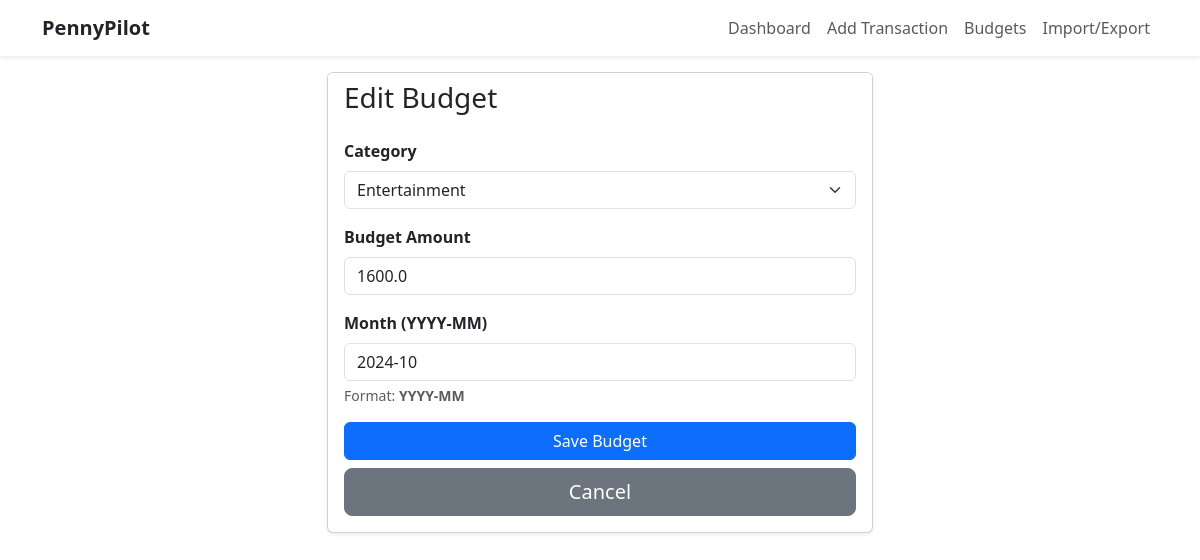
The page /edit_budget/1 on the database its author committed.
### models/models.py (models this page shows, shortened)
class Budget(db.Model):
    id = db.Column(db.Integer, primary_key=True)
    category_id = db.Column(db.Integer, db.ForeignKey('category.id'), nullable=False)
    amount = db.Column(db.Float, nullable=False)
    month = db.Column(db.String(7), nullable=False)  # Format: 'YYYY-MM'
    category = db.relationship('Category', backref=db.backref('budgets', lazy=True))

### app.py (the view, shortened to what this page needs)
@app.route('/edit_budget/<int:budget_id>', methods=['GET', 'POST'])
def edit_budget(budget_id):
    budget = Budget.query.get_or_404(budget_id)
    form = BudgetForm(obj=budget)
    return render_template('edit_budget.html', form=form, budget=budget)

### forms/forms.py
class BudgetForm(FlaskForm):
    category = SelectField('Category', coerce=int, validators=[DataRequired()])
    amount = FloatField('Budget Amount', validators=[DataRequired(), NumberRange(min=0.0)])
    month = StringField('Month (YYYY-MM)', validators=[DataRequired(), Length(min=7, max=7)])  # Format: 'YYYY-MM'
    submit = SubmitField('Save Budget')
    def __init__(self, *args, **kwargs):
        super(BudgetForm, self).__init__(*args, **kwargs)
        self.category.choices = [
            (c.id, c.name) for c in Category.query.filter_by(type='Expense').order_by('name')
        ]

### templates/edit_budget.html (shortened to what this page needs)
{% extends "base.html" %}
{% block content %}
<div class="row justify-content-center">
    <div class="col-md-6">
        <div class="card shadow-sm">
            <div class="card-header bg-white border-bottom-0">
                <h3 class="mb-0">Edit Budget</h3>
            </div>
            <div class="card-body">
                <form method="POST">
                    <div class="mb-3">
                        {{ form.category.label(class="form-label fw-bold") }}
                        {{ form.category(class="form-select") }}
                    </div>
                    <div class="mb-3">
                        {{ form.amount.label(class="form-label fw-bold") }}
                        {{ form.amount(class="form-control form-control-custom", placeholder="Enter budget amount") }}
                    </div>
                    <div class="mb-3">
                        {{ form.month.label(class="form-label fw-bold") }}
                        {{ form.month(class="form-control", placeholder="YYYY-MM") }}
                        <div class="form-text">Format: <strong>YYYY-MM</strong></div>
                    </div>
                    <div class="d-grid">
                        <button type="submit" class="btn btn-primary btn-custom">{{ form.submit.label.text }}</button>
                        <a href="{{ url_for('view_budgets') }}" class="btn btn-secondary btn-lg mt-2">Cancel</a>
                    </div>
                </form>
            </div>
        </div>
    </div>
</div>
{% endblock %}

### static/css/styles.css (style rules this page uses)
body { font-family: 'Roboto', sans-serif; background-color: #f5f5f7; color: #333; }
h1, h2, h3, h4, h5, h6 { color: #1c1c1e; }
a { text-decoration: none; }
.btn-primary { background-color: #0071e3; border-color: #0071e3; }
.card { border: none; border-radius: 12px; }
.form-control { border-radius: 8px; border: 1px solid #ccc; }
.form-select { border-radius: 8px; border: 1px solid #ccc; }
.btn-custom { border-radius: 50px; padding: 10px 20px; }
.form-control-custom { border-radius: 10px; border: 1px solid #ced4da; }

### rows shown on the page
Budget: category "Entertainment", amount "1600.0", month "2024-10"
